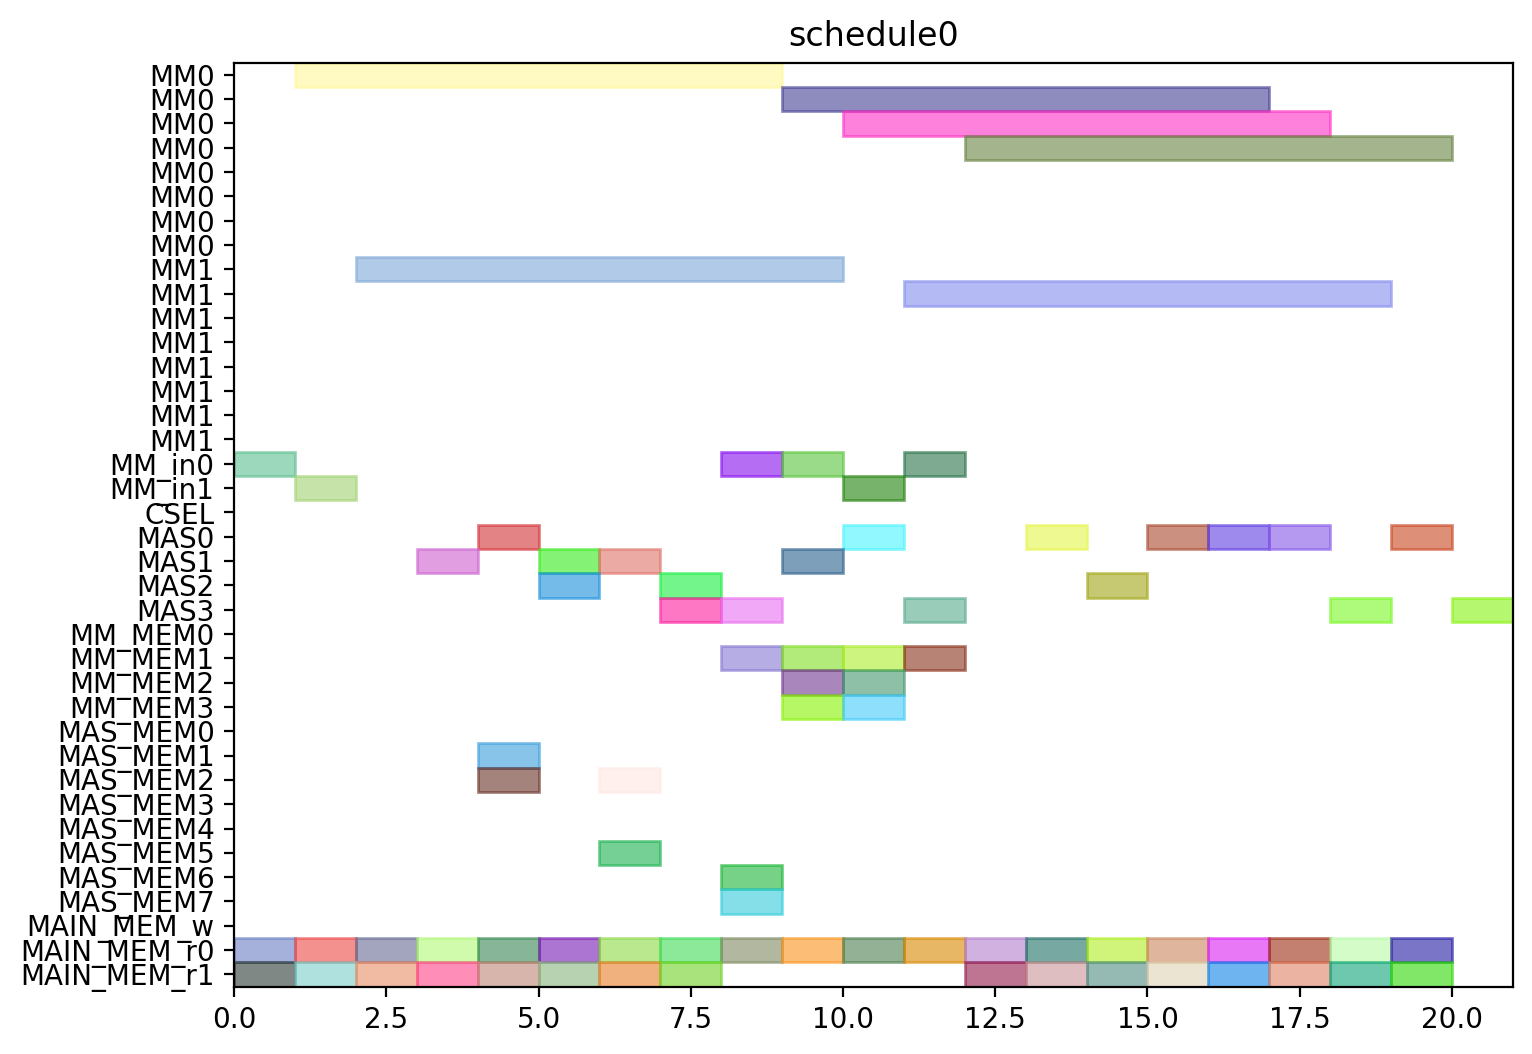

This figure's Python source:
from pyschedule import Scenario, solvers, plotters, alt


def solve():
	horizon = 120
	S = Scenario("schedule0", horizon=horizon)

	# resource
	MM = S.Resources('MM', num=2, size=8)
	MM_in = S.Resources('MM_in', num=2)
	CSEL = S.Resource('CSEL')
	MAS = S.Resources('MAS', num=4, size=1, periods=range(1, horizon))
	MM_MEM = S.Resources('MM_MEM', num=4)
	MAS_MEM = S.Resources('MAS_MEM', num=8)
	MAIN_MEM_w = S.Resource('MAIN_MEM_w', size=1)
	MAIN_MEM_r = S.Resources('MAIN_MEM_r', num=2)

	# result of previous scheduling

	# new tasks
	c_qinv_denom_inv0 = S.Task('c_qinv_denom_inv0', length=8, delay_cost=1)
	c_qinv_denom_inv0 += alt(MM)
	c_qinv_denom_inv0_in = S.Task('c_qinv_denom_inv0_in', length=1, delay_cost=1)
	c_qinv_denom_inv0_in += alt(MM_in)
	S += c_qinv_denom_inv0_in*MM_in[0]<=c_qinv_denom_inv0*MM[0]
	S += c_qinv_denom_inv0_in*MM_in[1]<=c_qinv_denom_inv0*MM[1]
	c_qinv_denom_inv0_mem0 = S.Task('c_qinv_denom_inv0_mem0', length=1, delay_cost=1)
	c_qinv_denom_inv0_mem0 += MAIN_MEM_r[0]
	S += c_qinv_denom_inv0_mem0 <= c_qinv_denom_inv0

	c_qinv_denom_inv0_mem1 = S.Task('c_qinv_denom_inv0_mem1', length=1, delay_cost=1)
	c_qinv_denom_inv0_mem1 += MAIN_MEM_r[1]
	S += c_qinv_denom_inv0_mem1 <= c_qinv_denom_inv0

	c_qinv_denom_inv1_ = S.Task('c_qinv_denom_inv1_', length=8, delay_cost=1)
	c_qinv_denom_inv1_ += alt(MM)
	c_qinv_denom_inv1__in = S.Task('c_qinv_denom_inv1__in', length=1, delay_cost=1)
	c_qinv_denom_inv1__in += alt(MM_in)
	S += c_qinv_denom_inv1__in*MM_in[0]<=c_qinv_denom_inv1_*MM[0]
	S += c_qinv_denom_inv1__in*MM_in[1]<=c_qinv_denom_inv1_*MM[1]
	c_qinv_denom_inv1__mem0 = S.Task('c_qinv_denom_inv1__mem0', length=1, delay_cost=1)
	c_qinv_denom_inv1__mem0 += MAIN_MEM_r[0]
	S += c_qinv_denom_inv1__mem0 <= c_qinv_denom_inv1_

	c_qinv_denom_inv1__mem1 = S.Task('c_qinv_denom_inv1__mem1', length=1, delay_cost=1)
	c_qinv_denom_inv1__mem1 += MAIN_MEM_r[1]
	S += c_qinv_denom_inv1__mem1 <= c_qinv_denom_inv1_

	c_qinv0_t2 = S.Task('c_qinv0_t2', length=1, delay_cost=1)
	c_qinv0_t2 += alt(MAS)
	c_qinv0_t2_mem0 = S.Task('c_qinv0_t2_mem0', length=1, delay_cost=1)
	c_qinv0_t2_mem0 += MAIN_MEM_r[0]
	S += c_qinv0_t2_mem0 <= c_qinv0_t2

	c_qinv0_t2_mem1 = S.Task('c_qinv0_t2_mem1', length=1, delay_cost=1)
	c_qinv0_t2_mem1 += MAIN_MEM_r[1]
	S += c_qinv0_t2_mem1 <= c_qinv0_t2

	c_qinv1__t2 = S.Task('c_qinv1__t2', length=1, delay_cost=1)
	c_qinv1__t2 += alt(MAS)
	c_qinv1__t2_mem0 = S.Task('c_qinv1__t2_mem0', length=1, delay_cost=1)
	c_qinv1__t2_mem0 += MAIN_MEM_r[0]
	S += c_qinv1__t2_mem0 <= c_qinv1__t2

	c_qinv1__t2_mem1 = S.Task('c_qinv1__t2_mem1', length=1, delay_cost=1)
	c_qinv1__t2_mem1 += MAIN_MEM_r[1]
	S += c_qinv1__t2_mem1 <= c_qinv1__t2

	c0_t0_t2 = S.Task('c0_t0_t2', length=1, delay_cost=1)
	c0_t0_t2 += alt(MAS)
	c0_t0_t2_mem0 = S.Task('c0_t0_t2_mem0', length=1, delay_cost=1)
	c0_t0_t2_mem0 += MAIN_MEM_r[0]
	S += c0_t0_t2_mem0 <= c0_t0_t2

	c0_t0_t2_mem1 = S.Task('c0_t0_t2_mem1', length=1, delay_cost=1)
	c0_t0_t2_mem1 += MAIN_MEM_r[1]
	S += c0_t0_t2_mem1 <= c0_t0_t2

	c0_t1_t2 = S.Task('c0_t1_t2', length=1, delay_cost=1)
	c0_t1_t2 += alt(MAS)
	c0_t1_t2_mem0 = S.Task('c0_t1_t2_mem0', length=1, delay_cost=1)
	c0_t1_t2_mem0 += MAIN_MEM_r[0]
	S += c0_t1_t2_mem0 <= c0_t1_t2

	c0_t1_t2_mem1 = S.Task('c0_t1_t2_mem1', length=1, delay_cost=1)
	c0_t1_t2_mem1 += MAIN_MEM_r[1]
	S += c0_t1_t2_mem1 <= c0_t1_t2

	c0_t20 = S.Task('c0_t20', length=1, delay_cost=1)
	c0_t20 += alt(MAS)
	c0_t20_mem0 = S.Task('c0_t20_mem0', length=1, delay_cost=1)
	c0_t20_mem0 += MAIN_MEM_r[0]
	S += c0_t20_mem0 <= c0_t20

	c0_t20_mem1 = S.Task('c0_t20_mem1', length=1, delay_cost=1)
	c0_t20_mem1 += MAIN_MEM_r[1]
	S += c0_t20_mem1 <= c0_t20

	c0_t21 = S.Task('c0_t21', length=1, delay_cost=1)
	c0_t21 += alt(MAS)
	c0_t21_mem0 = S.Task('c0_t21_mem0', length=1, delay_cost=1)
	c0_t21_mem0 += MAIN_MEM_r[0]
	S += c0_t21_mem0 <= c0_t21

	c0_t21_mem1 = S.Task('c0_t21_mem1', length=1, delay_cost=1)
	c0_t21_mem1 += MAIN_MEM_r[1]
	S += c0_t21_mem1 <= c0_t21

	c1_t0_t2 = S.Task('c1_t0_t2', length=1, delay_cost=1)
	c1_t0_t2 += alt(MAS)
	c1_t0_t2_mem0 = S.Task('c1_t0_t2_mem0', length=1, delay_cost=1)
	c1_t0_t2_mem0 += MAIN_MEM_r[0]
	S += c1_t0_t2_mem0 <= c1_t0_t2

	c1_t0_t2_mem1 = S.Task('c1_t0_t2_mem1', length=1, delay_cost=1)
	c1_t0_t2_mem1 += MAIN_MEM_r[1]
	S += c1_t0_t2_mem1 <= c1_t0_t2

	c1_t1_t2 = S.Task('c1_t1_t2', length=1, delay_cost=1)
	c1_t1_t2 += alt(MAS)
	c1_t1_t2_mem0 = S.Task('c1_t1_t2_mem0', length=1, delay_cost=1)
	c1_t1_t2_mem0 += MAIN_MEM_r[0]
	S += c1_t1_t2_mem0 <= c1_t1_t2

	c1_t1_t2_mem1 = S.Task('c1_t1_t2_mem1', length=1, delay_cost=1)
	c1_t1_t2_mem1 += MAIN_MEM_r[1]
	S += c1_t1_t2_mem1 <= c1_t1_t2

	c1_t20 = S.Task('c1_t20', length=1, delay_cost=1)
	c1_t20 += alt(MAS)
	c1_t20_mem0 = S.Task('c1_t20_mem0', length=1, delay_cost=1)
	c1_t20_mem0 += MAIN_MEM_r[0]
	S += c1_t20_mem0 <= c1_t20

	c1_t20_mem1 = S.Task('c1_t20_mem1', length=1, delay_cost=1)
	c1_t20_mem1 += MAIN_MEM_r[1]
	S += c1_t20_mem1 <= c1_t20

	c1_t21 = S.Task('c1_t21', length=1, delay_cost=1)
	c1_t21 += alt(MAS)
	c1_t21_mem0 = S.Task('c1_t21_mem0', length=1, delay_cost=1)
	c1_t21_mem0 += MAIN_MEM_r[0]
	S += c1_t21_mem0 <= c1_t21

	c1_t21_mem1 = S.Task('c1_t21_mem1', length=1, delay_cost=1)
	c1_t21_mem1 += MAIN_MEM_r[1]
	S += c1_t21_mem1 <= c1_t21

	c2_t0_t2 = S.Task('c2_t0_t2', length=1, delay_cost=1)
	c2_t0_t2 += alt(MAS)
	c2_t0_t2_mem0 = S.Task('c2_t0_t2_mem0', length=1, delay_cost=1)
	c2_t0_t2_mem0 += MAIN_MEM_r[0]
	S += c2_t0_t2_mem0 <= c2_t0_t2

	c2_t0_t2_mem1 = S.Task('c2_t0_t2_mem1', length=1, delay_cost=1)
	c2_t0_t2_mem1 += MAIN_MEM_r[1]
	S += c2_t0_t2_mem1 <= c2_t0_t2

	c2_t1_t2 = S.Task('c2_t1_t2', length=1, delay_cost=1)
	c2_t1_t2 += alt(MAS)
	c2_t1_t2_mem0 = S.Task('c2_t1_t2_mem0', length=1, delay_cost=1)
	c2_t1_t2_mem0 += MAIN_MEM_r[0]
	S += c2_t1_t2_mem0 <= c2_t1_t2

	c2_t1_t2_mem1 = S.Task('c2_t1_t2_mem1', length=1, delay_cost=1)
	c2_t1_t2_mem1 += MAIN_MEM_r[1]
	S += c2_t1_t2_mem1 <= c2_t1_t2

	c2_t20 = S.Task('c2_t20', length=1, delay_cost=1)
	c2_t20 += alt(MAS)
	c2_t20_mem0 = S.Task('c2_t20_mem0', length=1, delay_cost=1)
	c2_t20_mem0 += MAIN_MEM_r[0]
	S += c2_t20_mem0 <= c2_t20

	c2_t20_mem1 = S.Task('c2_t20_mem1', length=1, delay_cost=1)
	c2_t20_mem1 += MAIN_MEM_r[1]
	S += c2_t20_mem1 <= c2_t20

	c2_t21 = S.Task('c2_t21', length=1, delay_cost=1)
	c2_t21 += alt(MAS)
	c2_t21_mem0 = S.Task('c2_t21_mem0', length=1, delay_cost=1)
	c2_t21_mem0 += MAIN_MEM_r[0]
	S += c2_t21_mem0 <= c2_t21

	c2_t21_mem1 = S.Task('c2_t21_mem1', length=1, delay_cost=1)
	c2_t21_mem1 += MAIN_MEM_r[1]
	S += c2_t21_mem1 <= c2_t21

	c_qinv0_t0 = S.Task('c_qinv0_t0', length=8, delay_cost=1)
	c_qinv0_t0 += alt(MM)
	c_qinv0_t0_in = S.Task('c_qinv0_t0_in', length=1, delay_cost=1)
	c_qinv0_t0_in += alt(MM_in)
	S += c_qinv0_t0_in*MM_in[0]<=c_qinv0_t0*MM[0]
	S += c_qinv0_t0_in*MM_in[1]<=c_qinv0_t0*MM[1]
	c_qinv0_t0_mem0 = S.Task('c_qinv0_t0_mem0', length=1, delay_cost=1)
	c_qinv0_t0_mem0 += MAIN_MEM_r[0]
	S += c_qinv0_t0_mem0 <= c_qinv0_t0

	c_qinv0_t0_mem1 = S.Task('c_qinv0_t0_mem1', length=1, delay_cost=1)
	c_qinv0_t0_mem1 += alt(MM_MEM)
	S += (c_qinv_denom_inv0*MM[0])-1 < c_qinv0_t0_mem1*MM_MEM[1]
	S += (c_qinv_denom_inv0*MM[1])-1 < c_qinv0_t0_mem1*MM_MEM[3]
	S += c_qinv0_t0_mem1 <= c_qinv0_t0

	c_qinv0_t1 = S.Task('c_qinv0_t1', length=8, delay_cost=1)
	c_qinv0_t1 += alt(MM)
	c_qinv0_t1_in = S.Task('c_qinv0_t1_in', length=1, delay_cost=1)
	c_qinv0_t1_in += alt(MM_in)
	S += c_qinv0_t1_in*MM_in[0]<=c_qinv0_t1*MM[0]
	S += c_qinv0_t1_in*MM_in[1]<=c_qinv0_t1*MM[1]
	c_qinv0_t1_mem0 = S.Task('c_qinv0_t1_mem0', length=1, delay_cost=1)
	c_qinv0_t1_mem0 += MAIN_MEM_r[0]
	S += c_qinv0_t1_mem0 <= c_qinv0_t1

	c_qinv0_t1_mem1 = S.Task('c_qinv0_t1_mem1', length=1, delay_cost=1)
	c_qinv0_t1_mem1 += alt(MM_MEM)
	S += (c_qinv_denom_inv1_*MM[0])-1 < c_qinv0_t1_mem1*MM_MEM[1]
	S += (c_qinv_denom_inv1_*MM[1])-1 < c_qinv0_t1_mem1*MM_MEM[3]
	S += c_qinv0_t1_mem1 <= c_qinv0_t1

	c_qinv0_t3 = S.Task('c_qinv0_t3', length=1, delay_cost=1)
	c_qinv0_t3 += alt(MAS)
	c_qinv0_t3_mem0 = S.Task('c_qinv0_t3_mem0', length=1, delay_cost=1)
	c_qinv0_t3_mem0 += alt(MM_MEM)
	S += (c_qinv_denom_inv0*MM[0])-1 < c_qinv0_t3_mem0*MM_MEM[0]
	S += (c_qinv_denom_inv0*MM[1])-1 < c_qinv0_t3_mem0*MM_MEM[2]
	S += c_qinv0_t3_mem0 <= c_qinv0_t3

	c_qinv0_t3_mem1 = S.Task('c_qinv0_t3_mem1', length=1, delay_cost=1)
	c_qinv0_t3_mem1 += alt(MM_MEM)
	S += (c_qinv_denom_inv1_*MM[0])-1 < c_qinv0_t3_mem1*MM_MEM[1]
	S += (c_qinv_denom_inv1_*MM[1])-1 < c_qinv0_t3_mem1*MM_MEM[3]
	S += c_qinv0_t3_mem1 <= c_qinv0_t3

	c_qinv1__t0 = S.Task('c_qinv1__t0', length=8, delay_cost=1)
	c_qinv1__t0 += alt(MM)
	c_qinv1__t0_in = S.Task('c_qinv1__t0_in', length=1, delay_cost=1)
	c_qinv1__t0_in += alt(MM_in)
	S += c_qinv1__t0_in*MM_in[0]<=c_qinv1__t0*MM[0]
	S += c_qinv1__t0_in*MM_in[1]<=c_qinv1__t0*MM[1]
	c_qinv1__t0_mem0 = S.Task('c_qinv1__t0_mem0', length=1, delay_cost=1)
	c_qinv1__t0_mem0 += MAIN_MEM_r[0]
	S += c_qinv1__t0_mem0 <= c_qinv1__t0

	c_qinv1__t0_mem1 = S.Task('c_qinv1__t0_mem1', length=1, delay_cost=1)
	c_qinv1__t0_mem1 += alt(MM_MEM)
	S += (c_qinv_denom_inv0*MM[0])-1 < c_qinv1__t0_mem1*MM_MEM[1]
	S += (c_qinv_denom_inv0*MM[1])-1 < c_qinv1__t0_mem1*MM_MEM[3]
	S += c_qinv1__t0_mem1 <= c_qinv1__t0

	c_qinv1__t1 = S.Task('c_qinv1__t1', length=8, delay_cost=1)
	c_qinv1__t1 += alt(MM)
	c_qinv1__t1_in = S.Task('c_qinv1__t1_in', length=1, delay_cost=1)
	c_qinv1__t1_in += alt(MM_in)
	S += c_qinv1__t1_in*MM_in[0]<=c_qinv1__t1*MM[0]
	S += c_qinv1__t1_in*MM_in[1]<=c_qinv1__t1*MM[1]
	c_qinv1__t1_mem0 = S.Task('c_qinv1__t1_mem0', length=1, delay_cost=1)
	c_qinv1__t1_mem0 += MAIN_MEM_r[0]
	S += c_qinv1__t1_mem0 <= c_qinv1__t1

	c_qinv1__t1_mem1 = S.Task('c_qinv1__t1_mem1', length=1, delay_cost=1)
	c_qinv1__t1_mem1 += alt(MM_MEM)
	S += (c_qinv_denom_inv1_*MM[0])-1 < c_qinv1__t1_mem1*MM_MEM[1]
	S += (c_qinv_denom_inv1_*MM[1])-1 < c_qinv1__t1_mem1*MM_MEM[3]
	S += c_qinv1__t1_mem1 <= c_qinv1__t1

	c_qinv1__t3 = S.Task('c_qinv1__t3', length=1, delay_cost=1)
	c_qinv1__t3 += alt(MAS)
	c_qinv1__t3_mem0 = S.Task('c_qinv1__t3_mem0', length=1, delay_cost=1)
	c_qinv1__t3_mem0 += alt(MM_MEM)
	S += (c_qinv_denom_inv0*MM[0])-1 < c_qinv1__t3_mem0*MM_MEM[0]
	S += (c_qinv_denom_inv0*MM[1])-1 < c_qinv1__t3_mem0*MM_MEM[2]
	S += c_qinv1__t3_mem0 <= c_qinv1__t3

	c_qinv1__t3_mem1 = S.Task('c_qinv1__t3_mem1', length=1, delay_cost=1)
	c_qinv1__t3_mem1 += alt(MM_MEM)
	S += (c_qinv_denom_inv1_*MM[0])-1 < c_qinv1__t3_mem1*MM_MEM[1]
	S += (c_qinv_denom_inv1_*MM[1])-1 < c_qinv1__t3_mem1*MM_MEM[3]
	S += c_qinv1__t3_mem1 <= c_qinv1__t3

	c0_t4_t2 = S.Task('c0_t4_t2', length=1, delay_cost=1)
	c0_t4_t2 += alt(MAS)
	c0_t4_t2_mem0 = S.Task('c0_t4_t2_mem0', length=1, delay_cost=1)
	c0_t4_t2_mem0 += alt(MAS_MEM)
	S += (c0_t20*MAS[0])-1 < c0_t4_t2_mem0*MAS_MEM[0]
	S += (c0_t20*MAS[1])-1 < c0_t4_t2_mem0*MAS_MEM[2]
	S += (c0_t20*MAS[2])-1 < c0_t4_t2_mem0*MAS_MEM[4]
	S += (c0_t20*MAS[3])-1 < c0_t4_t2_mem0*MAS_MEM[6]
	S += c0_t4_t2_mem0 <= c0_t4_t2

	c0_t4_t2_mem1 = S.Task('c0_t4_t2_mem1', length=1, delay_cost=1)
	c0_t4_t2_mem1 += alt(MAS_MEM)
	S += (c0_t21*MAS[0])-1 < c0_t4_t2_mem1*MAS_MEM[1]
	S += (c0_t21*MAS[1])-1 < c0_t4_t2_mem1*MAS_MEM[3]
	S += (c0_t21*MAS[2])-1 < c0_t4_t2_mem1*MAS_MEM[5]
	S += (c0_t21*MAS[3])-1 < c0_t4_t2_mem1*MAS_MEM[7]
	S += c0_t4_t2_mem1 <= c0_t4_t2

	c1_t4_t2 = S.Task('c1_t4_t2', length=1, delay_cost=1)
	c1_t4_t2 += alt(MAS)
	c1_t4_t2_mem0 = S.Task('c1_t4_t2_mem0', length=1, delay_cost=1)
	c1_t4_t2_mem0 += alt(MAS_MEM)
	S += (c1_t20*MAS[0])-1 < c1_t4_t2_mem0*MAS_MEM[0]
	S += (c1_t20*MAS[1])-1 < c1_t4_t2_mem0*MAS_MEM[2]
	S += (c1_t20*MAS[2])-1 < c1_t4_t2_mem0*MAS_MEM[4]
	S += (c1_t20*MAS[3])-1 < c1_t4_t2_mem0*MAS_MEM[6]
	S += c1_t4_t2_mem0 <= c1_t4_t2

	c1_t4_t2_mem1 = S.Task('c1_t4_t2_mem1', length=1, delay_cost=1)
	c1_t4_t2_mem1 += alt(MAS_MEM)
	S += (c1_t21*MAS[0])-1 < c1_t4_t2_mem1*MAS_MEM[1]
	S += (c1_t21*MAS[1])-1 < c1_t4_t2_mem1*MAS_MEM[3]
	S += (c1_t21*MAS[2])-1 < c1_t4_t2_mem1*MAS_MEM[5]
	S += (c1_t21*MAS[3])-1 < c1_t4_t2_mem1*MAS_MEM[7]
	S += c1_t4_t2_mem1 <= c1_t4_t2

	c2_t4_t2 = S.Task('c2_t4_t2', length=1, delay_cost=1)
	c2_t4_t2 += alt(MAS)
	c2_t4_t2_mem0 = S.Task('c2_t4_t2_mem0', length=1, delay_cost=1)
	c2_t4_t2_mem0 += alt(MAS_MEM)
	S += (c2_t20*MAS[0])-1 < c2_t4_t2_mem0*MAS_MEM[0]
	S += (c2_t20*MAS[1])-1 < c2_t4_t2_mem0*MAS_MEM[2]
	S += (c2_t20*MAS[2])-1 < c2_t4_t2_mem0*MAS_MEM[4]
	S += (c2_t20*MAS[3])-1 < c2_t4_t2_mem0*MAS_MEM[6]
	S += c2_t4_t2_mem0 <= c2_t4_t2

	c2_t4_t2_mem1 = S.Task('c2_t4_t2_mem1', length=1, delay_cost=1)
	c2_t4_t2_mem1 += alt(MAS_MEM)
	S += (c2_t21*MAS[0])-1 < c2_t4_t2_mem1*MAS_MEM[1]
	S += (c2_t21*MAS[1])-1 < c2_t4_t2_mem1*MAS_MEM[3]
	S += (c2_t21*MAS[2])-1 < c2_t4_t2_mem1*MAS_MEM[5]
	S += (c2_t21*MAS[3])-1 < c2_t4_t2_mem1*MAS_MEM[7]
	S += c2_t4_t2_mem1 <= c2_t4_t2

	solvers.mip.solve(S,msg=1,kind='CPLEX',ratio_gap=1.01)

	solution = [['hoge']*len(S.solution()[1]) for i in range(len(S.solution()))]
	for i in range(len(S.solution())):
		for j in range(len(S.solution()[i])):
			solution[i][j]=str(S.solution()[i][j])
	print(solution)

	cycles = int(solution[-1][3])

	pic_file_name = "/home/mfukuda/ABE/multiRAM_multiMAS_16mux/scheduling_result/stage8MM2_stage1MAS4/FP12_INV_AFTER_FPINV/schedule0.png"
	if(S.solution() != []):
		plotters.matplotlib.plot(S,img_filename=pic_file_name, show_task_labels=False, fig_size=(cycles*0.25+3, 6))

	return solution
